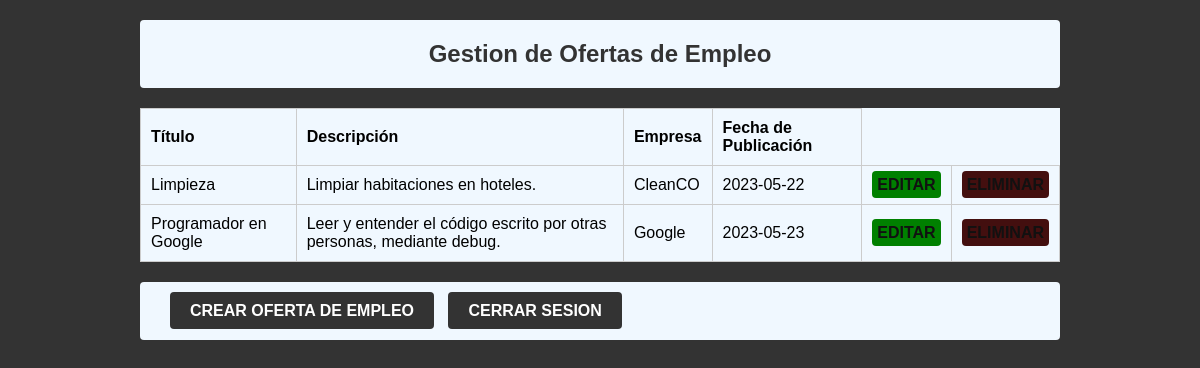
The app's page /index.php (signed in) with its own data.
### tables this page shows
CREATE TABLE `ofertas_empleo` (
  `id` int(11) NOT NULL,
  `titulo` varchar(100) NOT NULL,
  `descripcion` text NOT NULL,
  `empresa` varchar(100) NOT NULL,
  `fecha_publicacion` date NOT NULL
);

### index.php (the view, shortened to what this page needs)
<?php
include 'conexion.php';
$query = "SELECT * FROM ofertas_empleo";
$result = mysqli_query($conn, $query);
$ofertas = mysqli_fetch_all($result, MYSQLI_ASSOC);
?>
<!DOCTYPE html>
<html>
<head>
    <link rel="stylesheet" href="style.css">
</head>
<body>
    <div class="container">
        <h1>Gestion de Ofertas de Empleo</h1>
        <?php if (isset($_SESSION['usuario_id'])) : ?>
            <table>
                <tr>
                    <th>Título</th>
                    <th>Descripción</th>
                    <th>Empresa</th>
                    <th>Fecha de Publicación</th>
                </tr>
                <?php foreach ($ofertas as $oferta) : ?>
                    <tr>
                        <td><?php echo $oferta['titulo']; ?></td>
                        <td><?php echo $oferta['descripcion']; ?></td>
                        <td><?php echo $oferta['empresa']; ?></td>
                        <td><?php echo $oferta['fecha_publicacion']; ?></td>
                        <?php if (isset($_SESSION['usuario_id']) && $_SESSION['usuario_rol'] === 'Empleador') : ?>
                            <th><a href="update.php?id=<?= $oferta['id'] ?>" class="table-edit">EDITAR</a></th>
                            <th><a href="delete.php?id=<?= $oferta['id'] ?>" class="table-delete">ELIMINAR</a></th>
                        <?php endif; ?>
                    </tr>
                <?php endforeach; ?>
            </table>
            <div class="link-container">
                <?php if (isset($_SESSION['usuario_id']) && $_SESSION['usuario_rol'] === 'Empleador') : ?>
                    <a class="crear-oferta" href="crear_oferta.php">CREAR OFERTA DE EMPLEO</a>
                <?php endif; ?>
                <a class="logout" href="logout.php">CERRAR SESION</a>
            </div>
        <?php endif; ?>
    </div>
</body>
</html>

### style.css (style rules this page uses)
* { margin: 0; padding: 0; box-sizing: border-box; }
body { font-family: Montserrat, Arial, sans-serif; background-color: #333; }
.container { max-width: 960px; margin: 0 auto; padding: 20px; }
h1 { font-size: 24px; margin-bottom: 20px; text-align: center; background-color: aliceblue; color: #333; padding: 20px; border-radius: 4px; }
a { text-decoration: none; color: #333; }
table { width: 100%; border-collapse: collapse; margin-bottom: 20px; background-color: aliceblue; }
table th, table td { padding: 10px; border: 1px solid #ccc; }
table th { background-color: aliceblue; text-align: left; }
.link-container { background-color: aliceblue; margin-top: 20px; text-align: left; border-radius: 4px; border-color: aliceblue; padding: 20px; }
.link-container a { margin-left: 10px; }
.logout { background-color: #333; color: #fff; border: none; padding: 10px 20px; cursor: pointer; border-radius: 4px; border-color: aliceblue; transition: all 0.3s ease; font-weight: bold; }
.crear-oferta { background-color: #333; color: #fff; border: none; padding: 10px 20px; cursor: pointer; border-radius: 4px; border-color: aliceblue; transition: all 0.3s ease; font-weight: bold; }
.table-edit { background-color: green; color: #111; border-radius: 4px; padding: 5px; border: none; transition: all 0.3s ease; font-weight: bold; }
.table-delete { background-color: rgb(67, 15, 15); color: #111; border-radius: 4px; padding: 5px; border: none; transition: all 0.2s ease; font-weight: bold; }

### records on screen
ofertas_empleo: titulo "Limpieza", descripcion "Limpiar habitaciones en hoteles.", empresa "CleanCO", fecha_publicacion "2023-05-22"
ofertas_empleo: titulo "Programador en Google", descripcion "Leer y entender el código escrito por otras personas, mediante debug.", empresa "Google", fecha_publicacion "2023-05-23"
